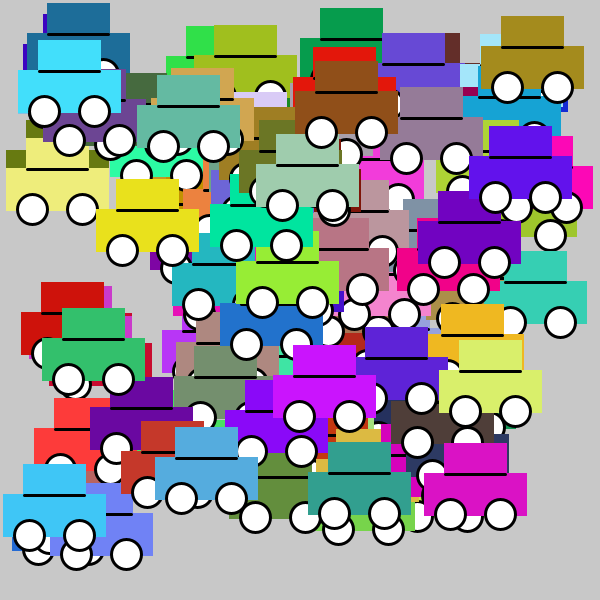
Frame 1 (no input)
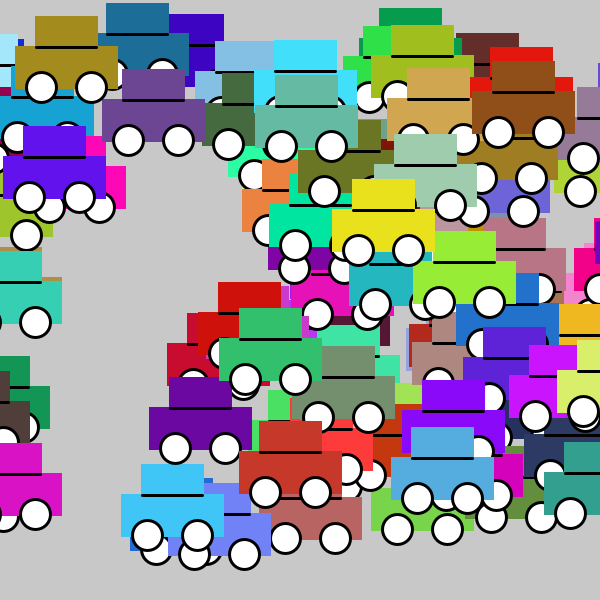
Frame 60 (the mouse pressed at the canvas centre just before this capture)
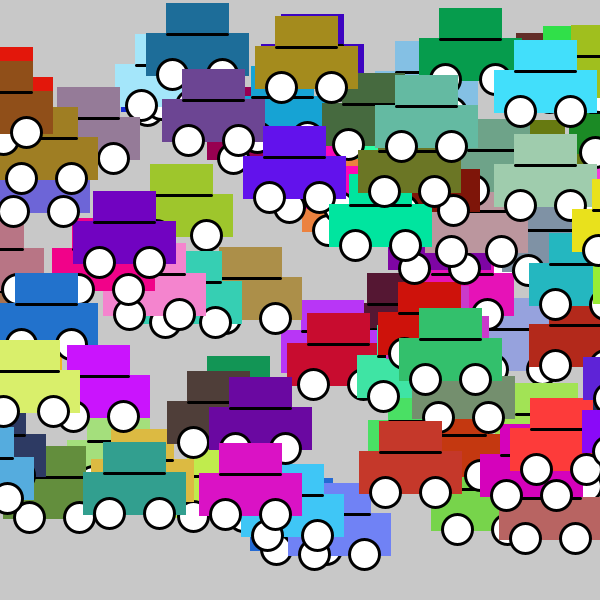
Frame 120 (the mouse held since frame 60 and released just before this capture)

The Processing sketch that drew these frames (run headless with seeded random() and noise(); from frame 60 on, the mouse is pressed at the canvas centre):

// Processing sketch: es110
// ── es110.pde
public class Car {

  private int x;
  private int y;
    
  private color c;
  
  private int spd;
  

  public Car() {
    this.x = 0;
    this.y = 30;
    this.c = color(255, 0, 0);
    this.spd = 1;
    
  }
 public void setPosition(int x, int y) {
    this.x = x;
    this.y = y;
  }
 public void setColor(color c) {
   this.c = c;
 }

public void setSpeed (int spd) {
  this.spd = spd;
}

private void move () {
        if (x>=width) { 
          x = -100;
        }
        x += spd;
  }

  private void draw () {  
      stroke(c);
      fill(c);
      rect(x, y, 100, 40);
      rect(x+20, y-30, 60, 30);
      fill(0);
      stroke(0);
      strokeWeight(3);
      line(x+20, y, x+80, y);
      fill(255);
      ellipse(x+25, y+40, 30, 30);
      ellipse(x+75, y+40, 30, 30);
  }
}


private final int numberOfCars = 100;
Car[] cars = new Car[numberOfCars];

void setup() {
  size(600,600);
  for(int i = 0; i < cars.length; i++) {
  cars[i] = new Car();
  cars[i].setPosition(int(random(width-100)), int(random(30, height-70)));
  color c = color(int(random(255)), int(random(255)), int(random(255)));
  cars[i].setColor(c);
  cars[i].setSpeed(int(random(1,5)));
  }
}

void draw() {
  background(200);
  for (int i = 0; i < cars.length; i++) {
    cars[i].draw();
    cars[i].move();
  }
 }
 
